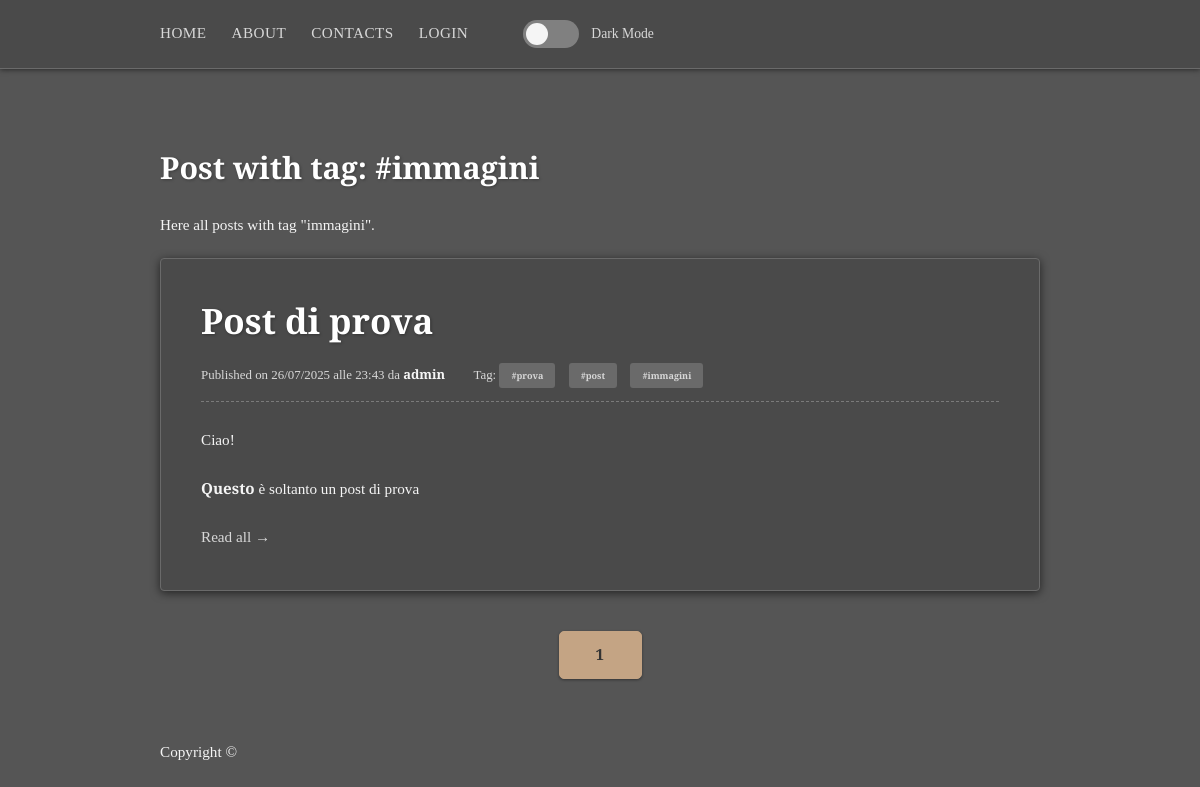
/tag/immagini, run on an earlier commit of the app's database.
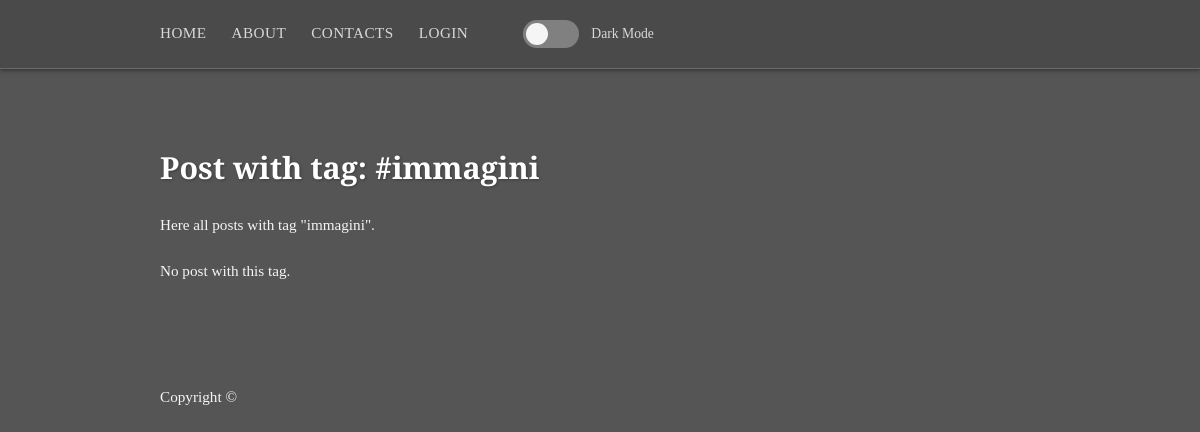
And on a later commit of the database.
### app.py (models this page shows, shortened)
class Tag(db.Model):
    id = db.Column(db.Integer, primary_key=True)
    tag_name = db.Column(db.String(28), nullable=False, unique=True)

class Post(db.Model):
    id = db.Column(db.Integer, primary_key=True)
    title = db.Column(db.String(200), nullable=False)
    content = db.Column(db.Text, nullable=False)
    creation_date = db.Column(db.DateTime, default=datetime.now())
    user_id = db.Column(db.Integer, db.ForeignKey('user.id'), nullable=False)
    image_file = db.Column(db.String(28), nullable=True, default=None)
    tags = db.relationship('Tag', secondary=post_tags, backref=db.backref('posts', lazy='dynamic'))

class User(db.Model, UserMixin):
    id = db.Column(db.Integer, primary_key=True)
    is_admin = db.Column(db.Boolean, default=False)
    is_banned = db.Column(db.Boolean, default=False, nullable=False)
    username = db.Column(db.String(28), unique=True, nullable=False)
    email = db.Column(db.String(120), unique=True, nullable=False)
    password_hash = db.Column(db.String(128), nullable=False)
    post = db.relationship('Post', backref='author', lazy='dynamic')

### app.py (the view)
@app.route('/tag/<string:tag_name>')
def posts_by_tags(tag_name):
    page = request.args.get('page', 1, type=int)
    tag = Tag.query.filter_by(tag_name=tag_name).first_or_404()
    tagged_posts = tag.posts.order_by(Post.creation_date.desc()).paginate(page=page, per_page=5)
    return render_template('tagged_post.html', title = f'Post with tag {tag.tag_name}', tag=tag, posts=tagged_posts)

### templates/tagged_post.html (shortened to what this page needs)
{% extends "base.html" %}
{% block content %}
    <h2>Post with tag: #{{ tag.tag_name }}</h2>
    <p>Here all posts with tag "{{ tag.tag_name }}".</p>
    {% for post in posts.items %}
        <article class="blog-post">
            <h2><a href="{{ url_for('view_post', post_id=post.id)}}">{{ post.title }}</a></h2>
            <p class="meta">
                Published on {{ post.creation_date.strftime('%d/%m/%Y alle %H:%M') }} da
                <a href="{{ url_for('about')}}">{{ post.author.username }}</a>
                {% if post.tags %}
                    <span class="tags">
                        Tag:
                        {% for t in post.tags %}
                            <a href="{{ url_for('posts_by_tags', tag_name=t.tag_name) }}">#{{ t.tag_name }}</a>
                        {% endfor %}
                    </span>
                {% endif %}
            </p>
            <p>{{ post.content | truncate(200) | safe }}</p>
            <a href="{{ url_for('view_post', post_id=post.id)}}" class="read-more">Read all &rarr;</a>
        </article>
    {% else %}
        <p>No post with this tag.</p>
    {% endfor %}
    <div class="pagination">
        {% for page_num in posts.iter_pages(left_edge=1, right_edge=1, left_current=2, right_current=2) %}
            {% if page_num %}
                {% if posts.page == page_num %}
                    <a href="{{ url_for('posts_by_tags', tag_name=tag.tag_name, page=page_num) }}" class="btn active">{{ page_num }}</a>
                {% else %}
                    <a href="{{ url_for('posts_by_tags', tag_name=tag.tag_name, page=page_num) }}" class="btn">{{ page_num }}</a>
                {% endif %}
            {% else %}
                <span>...</span>
            {% endif %}
        {% endfor %}
    </div>
{% endblock %}

### templates/base.html (shortened to what this page needs)
<!DOCTYPE html>
<html lang="en">
<head>
    <link rel="stylesheet" href="{{ url_for('static', filename='css/noir.css') }}">
</head>
<body>
    <header class="navbar">
        <nav>
            <div class="container">
                <ul class="nav-items">
                    <li><a href="{{ url_for('index') }}">Home</a></li>
                    <li><a href="{{ url_for('about') }}">About</a></li>
                    <li><a href="{{ url_for('contact') }}">Contacts</a></li>
                    {% if current_user.is_authenticated %}
                    <li><a href="{{ url_for('dashboard') }}">Dashboard</a></li>
                    <li><a href="{{ url_for('logout') }}">Logout</a></li>
                    {% else %}
                    <li><a href="{{ url_for('login') }}">Login</a></li>
                    {% endif %}
                    <li class="theme-switch-wrapper">
                        <label class="theme-switch" for="checkbox">
                            <div class="slider round"></div>
                        </label>
                        <span class="theme-text">Dark Mode</span>
                    </li>
                </ul>
            </div>
        </nav>
    </header>
    <div class="container">
        {% block content %} {% endblock %}
        <footer>
            <p>Copyright &copy;</p>
        </footer>
</body>
</html>

What changed in the data, as far as the page shows it:
no longer on this page (row edited): Post: title "Post di prova", creation_date "26/07/2025 alle 23:43", author.username "admin", content "Ciao! Questo è soltanto un post di prova", Tag (tag_name "immagini")
no longer on this page (row unchanged): Tag: tag_name "prova"
no longer on this page (row unchanged): Tag: tag_name "post"
Also different on the page:
text now shown: "No post with this tag."
list line gone: "1"
